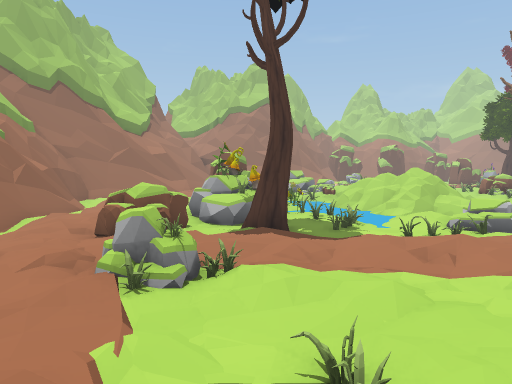
View 1 (above)

20 first-person views from a walk through a scene from a Unity 3-D project. The camera is 1.4 m above the floor, tilts 4° down and sees 70° across. The floor is counted in squares, 1 m on a side. Each view is taken from the middle of a square. On the plan, view 1 faces up. The plan holds only what a view shows up to about 16 squares ahead; the rest is blank. The place goes on beyond the plan. Door leaves are left out, so doorways stand open. Some surface patterns are stand-ins.

View 2
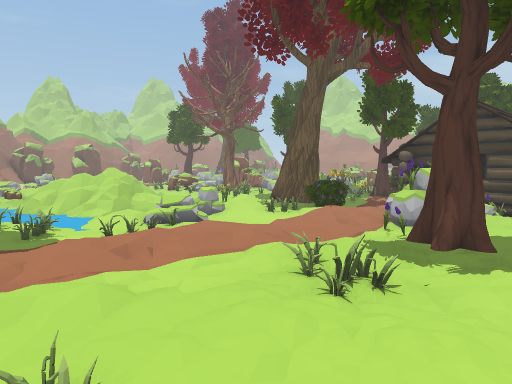

View 3
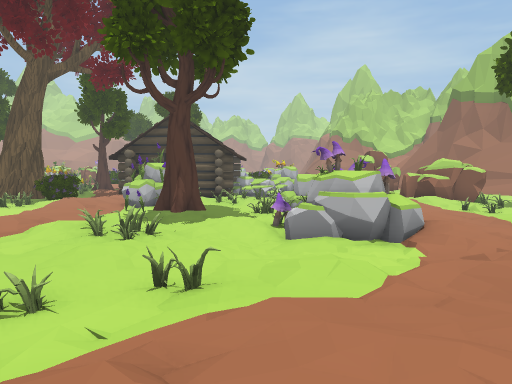

View 4
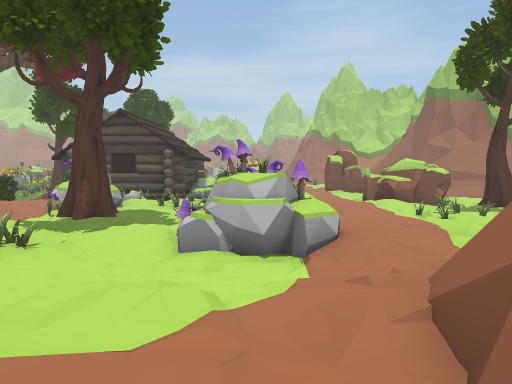

View 5
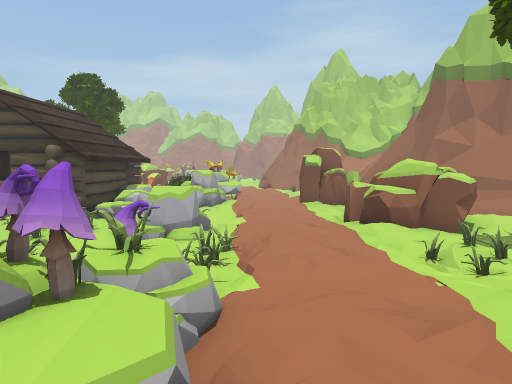

View 6
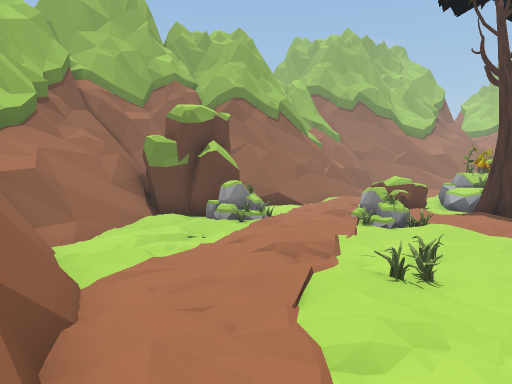

View 7
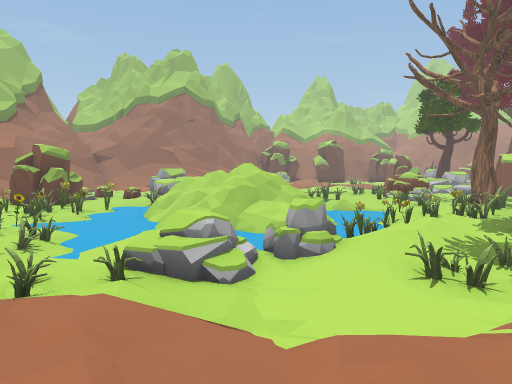

View 8
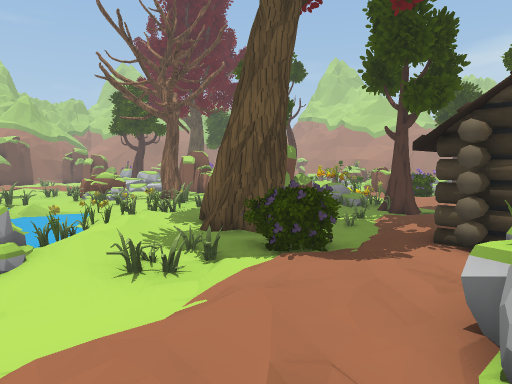

View 9
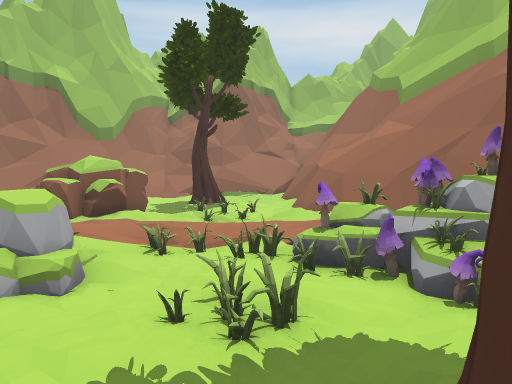

View 10
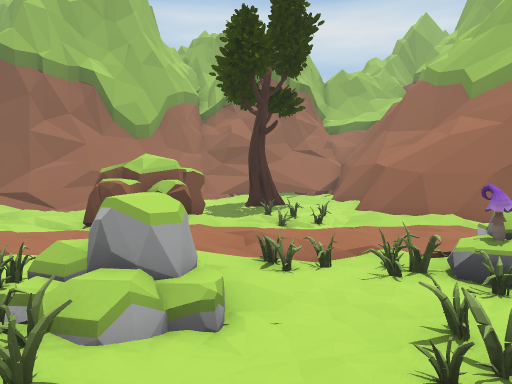

View 11
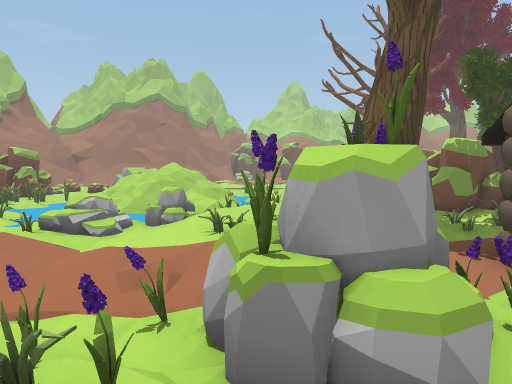

View 12
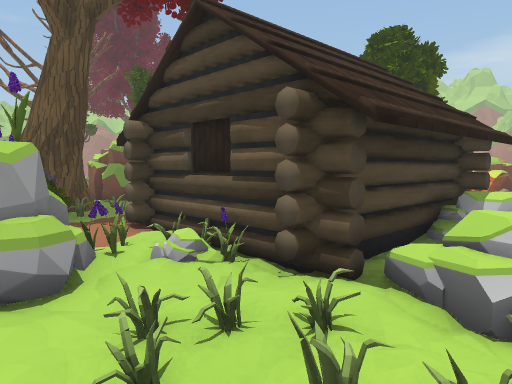

View 13
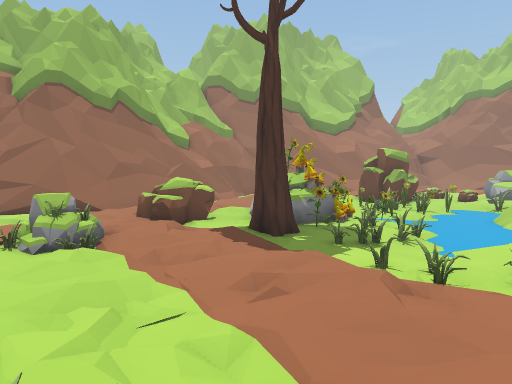

View 14
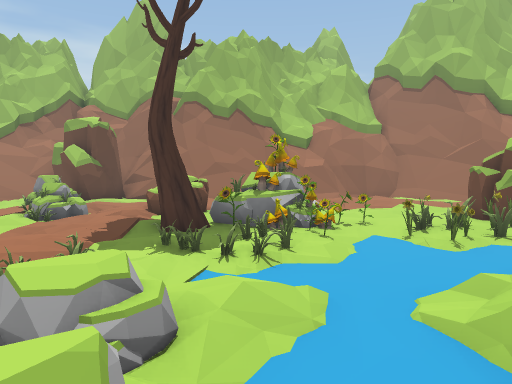

View 15
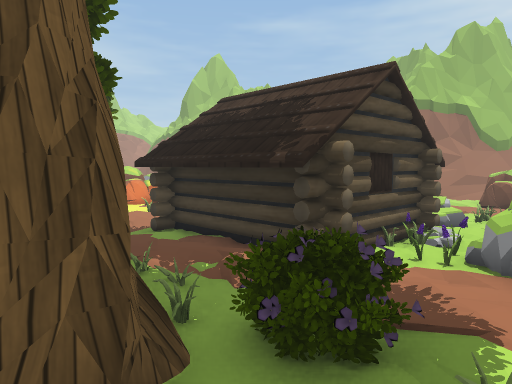

View 16
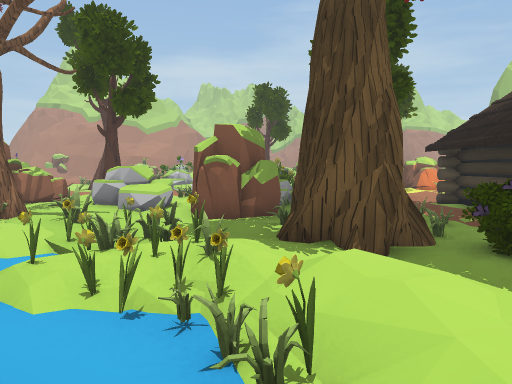

View 17
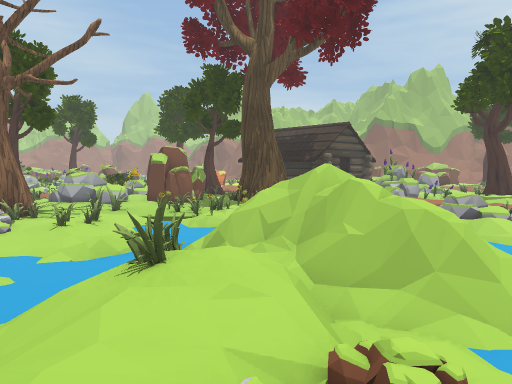

View 18
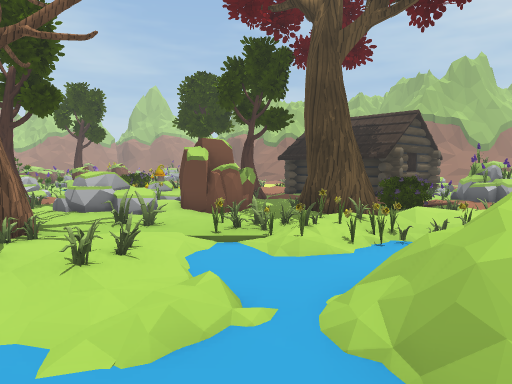

View 19
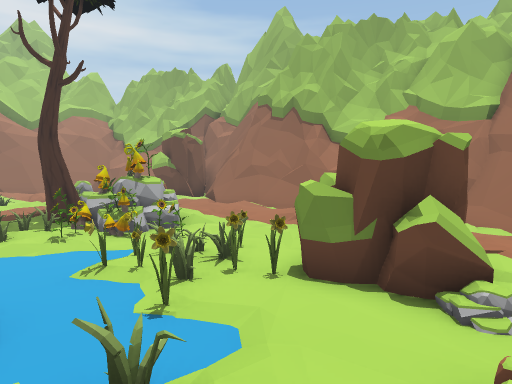

View 20
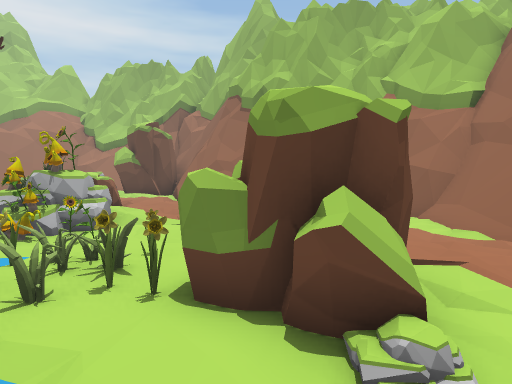

### Floor plan
Key: @ floor where view 1 was taken; # wall or solid block; . main floor; : floor 0.25 m higher than the main floor; + floor 0.5 m higher than the main floor; * floor 0.75 m higher than the main floor; % floor 1 m higher than the main floor; & floor 1.25 m higher than the main floor; / step, stairs or slope; = window, fence, low wall or low ledge; ^ raised ledge; O other object.
Columns run from 7 left of view 1 to 19 right of it. Each row starts with its distance up from view 1.
 21 #        .://:   ...OO    O
 20 #=::/.=... /+O/...O.OO    O
 19 =//:.##...O//O .../..OOO .O
 18 /.:: ###....// ../.OO.OO:::
 17 :::.:##O.O..//==//./O..::/O
 16 :::.:.OOO..///&%/.....O.OO
 15 //::...O.O.///&//.O.O.:.OO
 14 = :..:O.O.../////.OOOO.::::
 13 =/:...OOO...////.OOO::OOOOO
 12 #.:..OOOOO......OO/:::O
 11 #/:::OOOOOO.///O////OO::OO
 10 #::..:OOOOO./O////:O##..OOO
  9 #.::OO.OOO.O/O/.:O.OOO:.:OO
  8 #.:/OO//:.OOO...OOOOOOO::.
  7 #.:::::::::::/.//::://::::
  6 ...://O.../:::::::::OOOOOOO
  5 //.:/OOO./..:.::.:O.: OOO O
  4 OOO.::O.....://OOOOO:
  3 OOOO/:..O::OO:/.OOO:O     O
  2  /:.::/.O::O.OO.:....OOOOOO
  1  :...//.O.:..:..:.OO:OOOO O
  0  ../.::@:....O.OO.OO/*O
 -1  =../.:::/.OOOOO..:O/   O
 -2  ===:.::...OOOOO..OOO ..=^
 -3   #####/:::OOOOOOO/O....:/O
 -4       ###=::OO.://::.::/:::
 -5         ##=.::::::::::/:.::
 -6          ##=/:...:.:..../OO
 -7           ##=:/OO./OOO..OO
 -8            ##=/OOO.OOO..:O
 -9             ##.....OO ....
-10              #.:OO..:  .==#
-11              #.......:=####
-12              #.:....  ##
-13              #=  ::.  #
-14                   =O ##

Where each view was taken, in squares from view 1:
view 1: 0 up, 0 right, facing up
view 2: 0 up, 0 right, facing up-right
view 3: 0 up, 3 left, facing right
view 4: 2 down, 2 left, facing right
view 5: 4 down, 3 right, facing right
view 6: 4 down, 3 right, facing up-left
view 7: 4 up, 7 right, facing up
view 8: 4 up, 7 right, facing up-right
view 9: 3 up, 8 right, facing down
view 10: 2 up, 10 right, facing down
view 11: 1 up, 10 right, facing up
view 12: 1 down, 10 right, facing up-right
view 13: 3 up, 6 right, facing up-left
view 14: 11 up, 9 right, facing left
view 15: 11 up, 10 right, facing down-right
view 16: 12 up, 7 right, facing right
view 17: 21 up, 3 right, facing down-right
view 18: 20 up, 7 right, facing down-right
view 19: 21 up, 4 right, facing down-left
view 20: 21 up, 2 right, facing down-left
